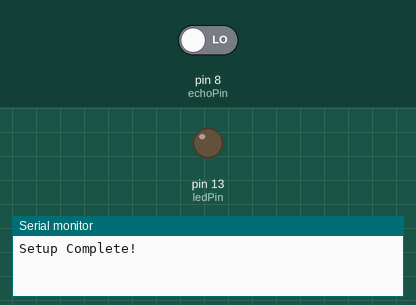
This program was run on a simulated Arduino Uno, built with avr-gcc and run on an emulated ATmega328P. On the bench: output pins drawn as LEDs (lit = HIGH), the last lines printed to the serial monitor. The test bench sets the inputs (shaded band); at power-on: pin 8 (echoPin) LOW. Pins used as bus, display or sensor lines are not drawn.

Above: at 0.1 s.
At 1.1 s:
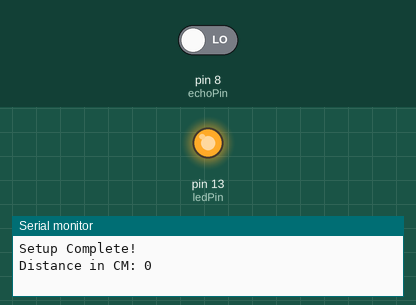
Timing chart, 0 to 2.6 s (numbered marks = the images above):
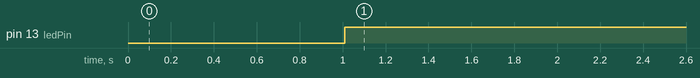

Measured:
- by itself, pin 13 (ledPin): LOW → HIGH at 1.0 s

The program:

main.cpp
```cpp
#include <Arduino.h>
int trigPin = 7;
int echoPin = 8;
int ledPin = 13;

void setup() {
  // put your setup code here, to run once:
  Serial.begin(9600);
  pinMode(trigPin, OUTPUT);
  pinMode(echoPin, INPUT);
  pinMode(ledPin, OUTPUT);
  Serial.println("Setup Complete!");
}

void loop() {
  // put your main code here, to run repeatedly:
  int duration, distance;

  digitalWrite(trigPin, HIGH);
  delay(10);
  digitalWrite(trigPin, LOW);

  duration = pulseIn(echoPin, HIGH);

  distance = duration / 58;
  Serial.print("Distance in CM: ");
  Serial.println(distance);

  if (distance < 20){
    digitalWrite(ledPin, HIGH);
  } else if (distance > 20 && distance < 40){
    digitalWrite(ledPin, LOW);
  } else {
    digitalWrite(ledPin, HIGH);
  }
}
```
